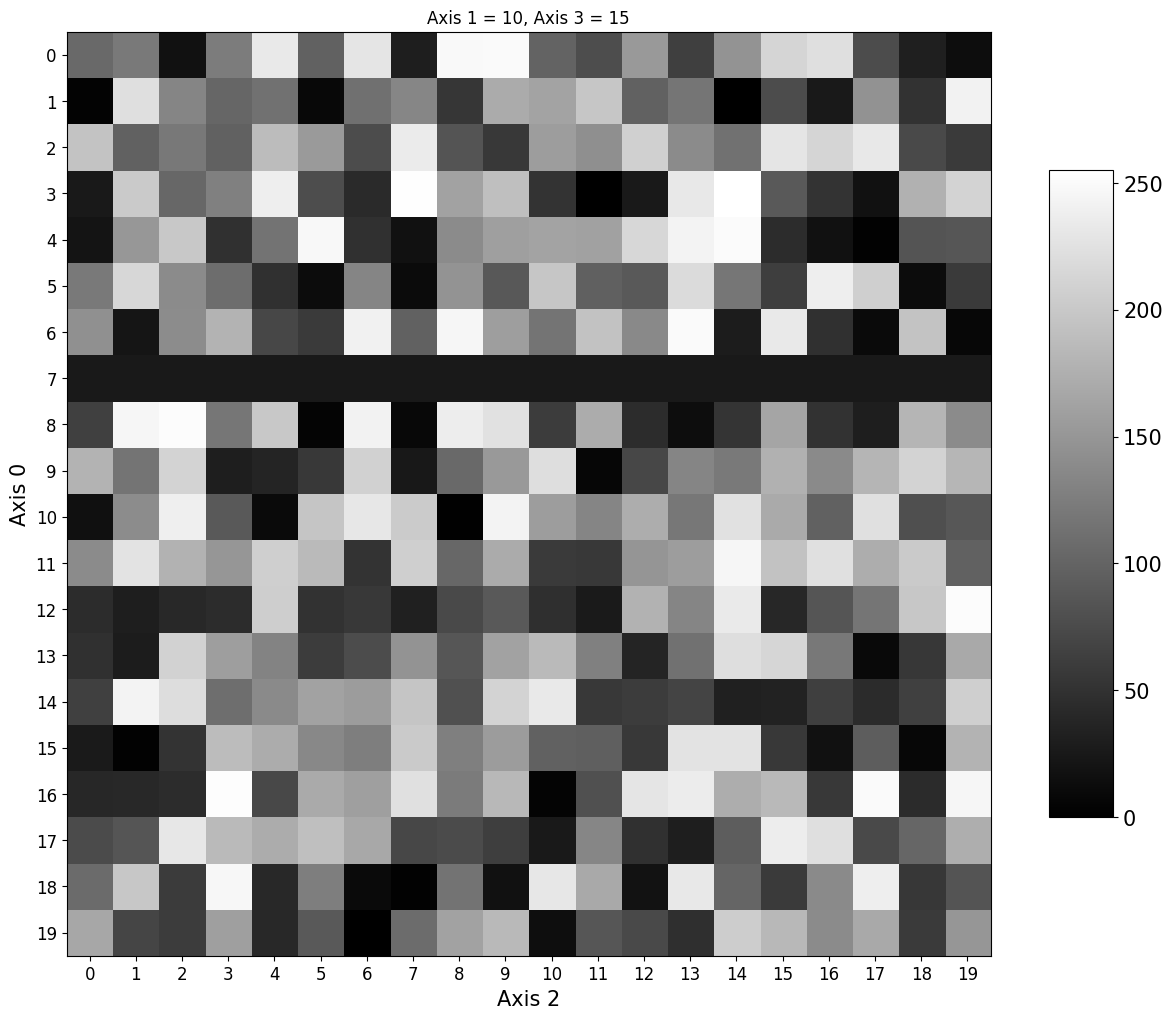

Python code for this plot:
import tenvis
import numpy as np
import matplotlib.pyplot as plt

#make the array with some values
array = np.random.randint(0, 256, size=(20, 20, 20, 20), dtype=np.uint8)
array[7, 10, :, 15] = 25
t = tenvis.Tensor(array)

#lets see a slice along the axis1 with index = 10 and along the axis3 with index = 15
t.show_2d(1, 10, 3, 15, file_name="example4_show2d.png")

#now see 2d projection with a log scale
array2 = np.random.randint(0, 256, size=(20, 20, 20, 20), dtype=np.uint8)
array2[2, 5, 7, :] = 25
t = tenvis.Tensor(array2)
t.show_2d(0, 2, 1, 5, log=True)
